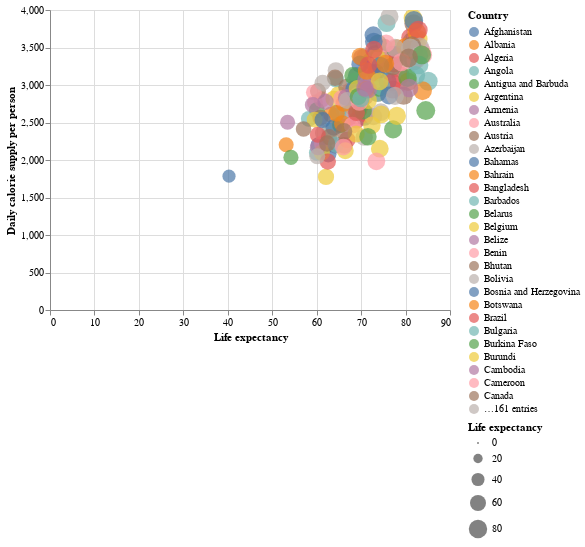

Source (notebook cell):
### Markdown cell above
The numbers are quite shocking. It appears that all regions in Africa experience significant food waste during transportation, with some areas losing nearly 25%. This definitely worsens the situation, on top of the lack of production diversification. It also points to potential areas for future focus, such as improving supply chains and developing technology for post-harvest storage.

Finally, I'm curious if there is a correlation between undernourishment and life expectancy.

### Code cell
t6 = pd.read_csv("food-supply-vs-life-expectancy.csv")
t6_sample = t6[t6['Year'] == 2021]
alt.Chart(t6_sample).mark_circle().encode(
    x = 'Life expectancy',
    y = 'Daily calorie supply per person',
    color = alt.Color('Country', type='nominal'),
    tooltip = ['Country','Daily calorie supply per person', 'Life expectancy'],
    size = 'Life expectancy'
).interactive()

### Figure 1 — Vega-Lite specification as saved in the notebook (floating-point values rounded to 4 significant figures; data arrays with more than 128 entries replaced by an {"elided": "..."} marker saying what was removed)
{"config": {"view": {"continuousWidth": 400, "continuousHeight": 300}}, "data": {"name": "data-52813343f67b54a7d00b251980b805bf"}, "mark": "circle", "encoding": {"color": {"field": "Country", "type": "nominal"}, "size": {"field": "Life expectancy", "type": "quantitative"}, "tooltip": [{"field": "Country", "type": "nominal"}, {"field": "Daily calorie supply per person", "type": "quantitative"}, {"field": "Life expectancy", "type": "quantitative"}], "x": {"field": "Life expectancy", "type": "quantitative"}, "y": {"field": "Daily calorie supply per person", "type": "quantitative"}}, "selection": {"selector049": {"type": "interval", "bind": "scales", "encodings": ["x", "y"]}}, "$schema": "https://vega.github.io/schema/vega-lite/v4.17.0.json", "datasets": {"data-52813343f67b54a7d00b251980b805bf": {"elided": "296 records"}}}
